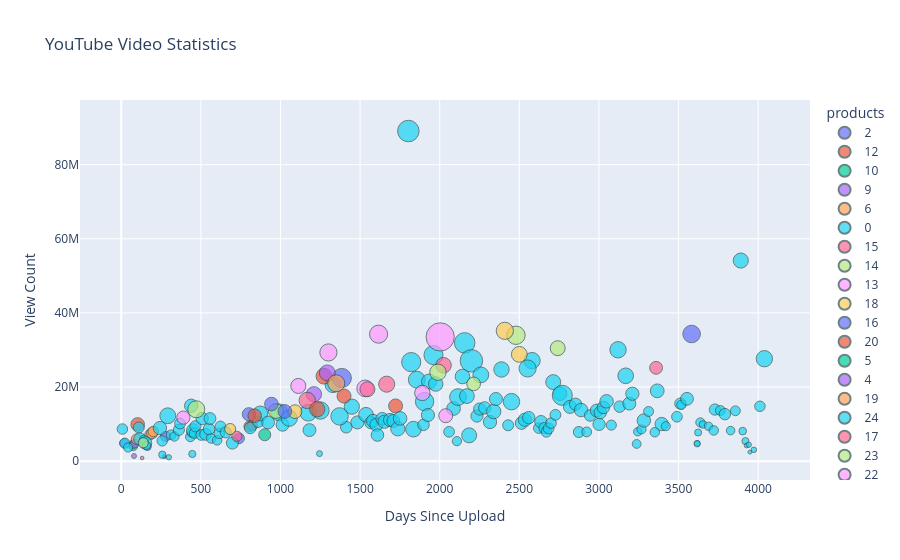

The code cell stored with this chart in its notebook:
### Code cell
fig.update_traces(
    marker=dict(line=dict(width=1, color='DarkSlateGrey')),
    hovertemplate=
    '<b>Title</b>: %{customdata[0]}<br>' +  # Access video title from customdata
    '<b>Views</b>: %{y:,}<br>' +
    '<b>Days Ago</b>: %{x}<br>' +
    '<b>Likes</b>: %{marker.size:,}<br>' +
    '<b>Products</b>: %{customdata[1]}<br>',
    customdata=dataframe[['video title', 'products']]  # Pass both title and products as customdata
)

### Figure 1 — Plotly figure (JSON) as saved in the notebook; plotly's stock layout.template omitted (floating-point values rounded to 4 significant figures; data arrays with more than 128 entries replaced by an {"elided": "..."} marker saying what was removed)
{"data": [{"customdata": {"elided": "213x2 str values"}, "hovertemplate": "<b>Title</b>: %{customdata[0]}<br><b>Views</b>: %{y:,}<br><b>Days Ago</b>: %{x}<br><b>Likes</b>: %{marker.size:,}<br><b>Products</b>: %{customdata[1]}<br>", "legendgroup": "2", "marker": {"color": "#636efa", "line": {"color": "DarkSlateGrey", "width": 1}, "size": [191000.0, 151000.0, 38000.0, 247000.0, 270000.0], "sizemode": "area", "sizeref": 4750, "symbol": "circle"}, "mode": "markers", "name": "2", "orientation": "v", "showlegend": true, "type": "scatter", "x": [19, 164, 271, 278, 740], "xaxis": "x", "y": [4853082, 3967555, 1251040, 6729054, 6168778], "yaxis": "y"}, {"customdata": {"elided": "213x2 str values"}, "hovertemplate": "<b>Title</b>: %{customdata[0]}<br><b>Views</b>: %{y:,}<br><b>Days Ago</b>: %{x}<br><b>Likes</b>: %{marker.size:,}<br><b>Products</b>: %{customdata[1]}<br>", "legendgroup": "12", "marker": {"color": "#EF553B", "line": {"color": "DarkSlateGrey", "width": 1}, "size": [163000.0, 438000.0, 284000.0, 265000.0, 464000.0], "sizemode": "area", "sizeref": 4750, "symbol": "circle"}, "mode": "markers", "name": "12", "orientation": "v", "showlegend": true, "type": "scatter", "x": [73, 103, 805, 823, 1723], "xaxis": "x", "y": [4497271, 9923642, 9402585, 9639675, 14909001], "yaxis": "y"}, {"customdata": {"elided": "213x2 str values"}, "hovertemplate": "<b>Title</b>: %{customdata[0]}<br><b>Views</b>: %{y:,}<br><b>Days Ago</b>: %{x}<br><b>Likes</b>: %{marker.size:,}<br><b>Products</b>: %{customdata[1]}<br>", "legendgroup": "10", "marker": {"color": "#00cc96", "line": {"color": "DarkSlateGrey", "width": 1}, "size": [187000.0], "sizemode": "area", "sizeref": 4750, "symbol": "circle"}, "mode": "markers", "name": "10", "orientation": "v", "showlegend": true, "type": "scatter", "x": [75], "xaxis": "x", "y": [4042650], "yaxis": "y"}, {"customdata": {"elided": "213x2 str values"}, "hovertemplate": "<b>Title</b>: %{customdata[0]}<br><b>Views</b>: %{y:,}<br><b>Days Ago</b>: %{x}<br><b>Likes</b>: %{marker.size:,}<br><b>Products</b>: %{customdata[1]}<br>", "legendgroup": "9", "marker": {"color": "#ab63fa", "line": {"color": "DarkSlateGrey", "width": 1}, "size": [58000.0, 190000.0, 551000.0], "sizemode": "area", "sizeref": 4750, "symbol": "circle"}, "mode": "markers", "name": "9", "orientation": "v", "showlegend": true, "type": "scatter", "x": [80, 82, 1210], "xaxis": "x", "y": [1389757, 4712586, 18059048], "yaxis": "y"}, {"customdata": {"elided": "213x2 str values"}, "hovertemplate": "<b>Title</b>: %{customdata[0]}<br><b>Views</b>: %{y:,}<br><b>Days Ago</b>: %{x}<br><b>Likes</b>: %{marker.size:,}<br><b>Products</b>: %{customdata[1]}<br>", "legendgroup": "6", "marker": {"color": "#FFA15A", "line": {"color": "DarkSlateGrey", "width": 1}, "size": [264000.0, 255000.0, 301000.0, 264000.0], "sizemode": "area", "sizeref": 4750, "symbol": "circle"}, "mode": "markers", "name": "6", "orientation": "v", "showlegend": true, "type": "scatter", "x": [96, 180, 194, 201], "xaxis": "x", "y": [5929827, 7161466, 7579108, 8009803], "yaxis": "y"}, {"customdata": {"elided": "213x2 str values"}, "hovertemplate": "<b>Title</b>: %{customdata[0]}<br><b>Views</b>: %{y:,}<br><b>Days Ago</b>: %{x}<br><b>Likes</b>: %{marker.size:,}<br><b>Products</b>: %{customdata[1]}<br>", "legendgroup": "0", "marker": {"color": "#19d3f3", "line": {"color": "DarkSlateGrey", "width": 1}, "size": {"elided": "155 float values"}, "sizemode": "area", "sizeref": 4750, "symbol": "circle"}, "mode": "markers", "name": "0", "orientation": "v", "showlegend": true, "type": "scatter", "x": {"elided": "155 int values"}, "xaxis": "x", "y": {"elided": "155 int values"}, "yaxis": "y"}, {"customdata": {"elided": "213x2 str values"}, "hovertemplate": "<b>Title</b>: %{customdata[0]}<br><b>Views</b>: %{y:,}<br><b>Days Ago</b>: %{x}<br><b>Likes</b>: %{marker.size:,}<br><b>Products</b>: %{customdata[1]}<br>", "legendgroup": "15", "marker": {"color": "#FF6692", "line": {"color": "DarkSlateGrey", "width": 1}, "size": [30000.0, 246000.0, 636000.0, 614000.0], "sizemode": "area", "sizeref": 4750, "symbol": "circle"}, "mode": "markers", "name": "15", "orientation": "v", "showlegend": true, "type": "scatter", "x": [131, 726, 1168, 1667], "xaxis": "x", "y": [864053, 6722776, 16400211, 20776030], "yaxis": "y"}, {"customdata": {"elided": "213x2 str values"}, "hovertemplate": "<b>Title</b>: %{customdata[0]}<br><b>Views</b>: %{y:,}<br><b>Days Ago</b>: %{x}<br><b>Likes</b>: %{marker.size:,}<br><b>Products</b>: %{customdata[1]}<br>", "legendgroup": "14", "marker": {"color": "#B6E880", "line": {"color": "DarkSlateGrey", "width": 1}, "size": [248000.0, 688000.0, 525000.0, 802000.0, 529000.0], "sizemode": "area", "sizeref": 4750, "symbol": "circle"}, "mode": "markers", "name": "14", "orientation": "v", "showlegend": true, "type": "scatter", "x": [138, 471, 971, 2479, 2741], "xaxis": "x", "y": [4952179, 14012227, 13530862, 33973290, 30493049], "yaxis": "y"}, {"customdata": {"elided": "213x2 str values"}, "hovertemplate": "<b>Title</b>: %{customdata[0]}<br><b>Views</b>: %{y:,}<br><b>Days Ago</b>: %{x}<br><b>Likes</b>: %{marker.size:,}<br><b>Products</b>: %{customdata[1]}<br>", "legendgroup": "13", "marker": {"color": "#FF97FF", "line": {"color": "DarkSlateGrey", "width": 1}, "size": [415000.0, 539000.0, 705000.0, 666000.0, 779000.0, 564000.0], "sizemode": "area", "sizeref": 4750, "symbol": "circle"}, "mode": "markers", "name": "13", "orientation": "v", "showlegend": true, "type": "scatter", "x": [390, 1112, 1301, 1532, 1616, 1891], "xaxis": "x", "y": [11756650, 20298305, 29334883, 19638016, 34272875, 18423574], "yaxis": "y"}, {"customdata": {"elided": "213x2 str values"}, "hovertemplate": "<b>Title</b>: %{customdata[0]}<br><b>Views</b>: %{y:,}<br><b>Days Ago</b>: %{x}<br><b>Likes</b>: %{marker.size:,}<br><b>Products</b>: %{customdata[1]}<br>", "legendgroup": "18", "marker": {"color": "#FECB52", "line": {"color": "DarkSlateGrey", "width": 1}, "size": [289000.0, 447000.0, 704000.0], "sizemode": "area", "sizeref": 4750, "symbol": "circle"}, "mode": "markers", "name": "18", "orientation": "v", "showlegend": true, "type": "scatter", "x": [684, 1091, 2409], "xaxis": "x", "y": [8681750, 13363858, 35176492], "yaxis": "y"}, {"customdata": {"elided": "213x2 str values"}, "hovertemplate": "<b>Title</b>: %{customdata[0]}<br><b>Views</b>: %{y:,}<br><b>Days Ago</b>: %{x}<br><b>Likes</b>: %{marker.size:,}<br><b>Products</b>: %{customdata[1]}<br>", "legendgroup": "16", "marker": {"color": "#636efa", "line": {"color": "DarkSlateGrey", "width": 1}, "size": [407000.0, 440000.0, 442000.0, 877000.0, 732000.0], "sizemode": "area", "sizeref": 4750, "symbol": "circle"}, "mode": "markers", "name": "16", "orientation": "v", "showlegend": true, "type": "scatter", "x": [801, 943, 1027, 1385, 3582], "xaxis": "x", "y": [12673527, 15412527, 13426037, 22447254, 34316739], "yaxis": "y"}, {"customdata": {"elided": "213x2 str values"}, "hovertemplate": "<b>Title</b>: %{customdata[0]}<br><b>Views</b>: %{y:,}<br><b>Days Ago</b>: %{x}<br><b>Likes</b>: %{marker.size:,}<br><b>Products</b>: %{customdata[1]}<br>", "legendgroup": "20", "marker": {"color": "#EF553B", "line": {"color": "DarkSlateGrey", "width": 1}, "size": [431000.0, 558000.0, 590000.0, 466000.0], "sizemode": "area", "sizeref": 4750, "symbol": "circle"}, "mode": "markers", "name": "20", "orientation": "v", "showlegend": true, "type": "scatter", "x": [838, 1231, 1273, 1399], "xaxis": "x", "y": [12295057, 14017181, 22933206, 17567001], "yaxis": "y"}, {"customdata": {"elided": "213x2 str values"}, "hovertemplate": "<b>Title</b>: %{customdata[0]}<br><b>Views</b>: %{y:,}<br><b>Days Ago</b>: %{x}<br><b>Likes</b>: %{marker.size:,}<br><b>Products</b>: %{customdata[1]}<br>", "legendgroup": "5", "marker": {"color": "#00cc96", "line": {"color": "DarkSlateGrey", "width": 1}, "size": [343000.0], "sizemode": "area", "sizeref": 4750, "symbol": "circle"}, "mode": "markers", "name": "5", "orientation": "v", "showlegend": true, "type": "scatter", "x": [901], "xaxis": "x", "y": [7136278], "yaxis": "y"}, {"customdata": {"elided": "213x2 str values"}, "hovertemplate": "<b>Title</b>: %{customdata[0]}<br><b>Views</b>: %{y:,}<br><b>Days Ago</b>: %{x}<br><b>Likes</b>: %{marker.size:,}<br><b>Products</b>: %{customdata[1]}<br>", "legendgroup": "4", "marker": {"color": "#ab63fa", "line": {"color": "DarkSlateGrey", "width": 1}, "size": [602000.0], "sizemode": "area", "sizeref": 4750, "symbol": "circle"}, "mode": "markers", "name": "4", "orientation": "v", "showlegend": true, "type": "scatter", "x": [1294], "xaxis": "x", "y": [23830525], "yaxis": "y"}, {"customdata": {"elided": "213x2 str values"}, "hovertemplate": "<b>Title</b>: %{customdata[0]}<br><b>Views</b>: %{y:,}<br><b>Days Ago</b>: %{x}<br><b>Likes</b>: %{marker.size:,}<br><b>Products</b>: %{customdata[1]}<br>", "legendgroup": "19", "marker": {"color": "#FFA15A", "line": {"color": "DarkSlateGrey", "width": 1}, "size": [695000.0], "sizemode": "area", "sizeref": 4750, "symbol": "circle"}, "mode": "markers", "name": "19", "orientation": "v", "showlegend": true, "type": "scatter", "x": [1350], "xaxis": "x", "y": [21004315], "yaxis": "y"}, {"customdata": {"elided": "213x2 str values"}, "hovertemplate": "<b>Title</b>: %{customdata[0]}<br><b>Views</b>: %{y:,}<br><b>Days Ago</b>: %{x}<br><b>Likes</b>: %{marker.size:,}<br><b>Products</b>: %{customdata[1]}<br>", "legendgroup": "24", "marker": {"color": "#19d3f3", "line": {"color": "DarkSlateGrey", "width": 1}, "size": [720000.0, 696000.0], "sizemode": "area", "sizeref": 4750, "symbol": "circle"}, "mode": "markers", "name": "24", "orientation": "v", "showlegend": true, "type": "scatter", "x": [1371, 2552], "xaxis": "x", "y": [12085501, 25015508], "yaxis": "y"}, {"customdata": {"elided": "213x2 str values"}, "hovertemplate": "<b>Title</b>: %{customdata[0]}<br><b>Views</b>: %{y:,}<br><b>Days Ago</b>: %{x}<br><b>Likes</b>: %{marker.size:,}<br><b>Products</b>: %{customdata[1]}<br>", "legendgroup": "17", "marker": {"color": "#FF6692", "line": {"color": "DarkSlateGrey", "width": 1}, "size": [537000.0, 577000.0, 392000.0], "sizemode": "area", "sizeref": 4750, "symbol": "circle"}, "mode": "markers", "name": "17", "orientation": "v", "showlegend": true, "type": "scatter", "x": [1546, 2024, 3359], "xaxis": "x", "y": [19420895, 25883473, 25191632], "yaxis": "y"}, {"customdata": {"elided": "213x2 str values"}, "hovertemplate": "<b>Title</b>: %{customdata[0]}<br><b>Views</b>: %{y:,}<br><b>Days Ago</b>: %{x}<br><b>Likes</b>: %{marker.size:,}<br><b>Products</b>: %{customdata[1]}<br>", "legendgroup": "23", "marker": {"color": "#B6E880", "line": {"color": "DarkSlateGrey", "width": 1}, "size": [640000.0, 443000.0], "sizemode": "area", "sizeref": 4750, "symbol": "circle"}, "mode": "markers", "name": "23", "orientation": "v", "showlegend": true, "type": "scatter", "x": [1989, 2213], "xaxis": "x", "y": [24002442, 20865225], "yaxis": "y"}, {"customdata": {"elided": "213x2 str values"}, "hovertemplate": "<b>Title</b>: %{customdata[0]}<br><b>Views</b>: %{y:,}<br><b>Days Ago</b>: %{x}<br><b>Likes</b>: %{marker.size:,}<br><b>Products</b>: %{customdata[1]}<br>", "legendgroup": "22", "marker": {"color": "#FF97FF", "line": {"color": "DarkSlateGrey", "width": 1}, "size": [1900000.0, 464000.0], "sizemode": "area", "sizeref": 4750, "symbol": "circle"}, "mode": "markers", "name": "22", "orientation": "v", "showlegend": true, "type": "scatter", "x": [2003, 2038], "xaxis": "x", "y": [33524291, 12273750], "yaxis": "y"}, {"customdata": {"elided": "213x2 str values"}, "hovertemplate": "<b>Title</b>: %{customdata[0]}<br><b>Views</b>: %{y:,}<br><b>Days Ago</b>: %{x}<br><b>Likes</b>: %{marker.size:,}<br><b>Products</b>: %{customdata[1]}<br>", "legendgroup": "11", "marker": {"color": "#FECB52", "line": {"color": "DarkSlateGrey", "width": 1}, "size": [596000.0], "sizemode": "area", "sizeref": 4750, "symbol": "circle"}, "mode": "markers", "name": "11", "orientation": "v", "showlegend": true, "type": "scatter", "x": [2500], "xaxis": "x", "y": [28821413], "yaxis": "y"}], "layout": {"legend": {"itemsizing": "constant", "title": {"text": "products"}, "tracegroupgap": 0}, "title": {"text": "YouTube Video Statistics"}, "xaxis": {"anchor": "y", "domain": [0, 1], "title": {"text": "Days Since Upload"}}, "yaxis": {"anchor": "x", "domain": [0, 1], "title": {"text": "View Count"}}}}
